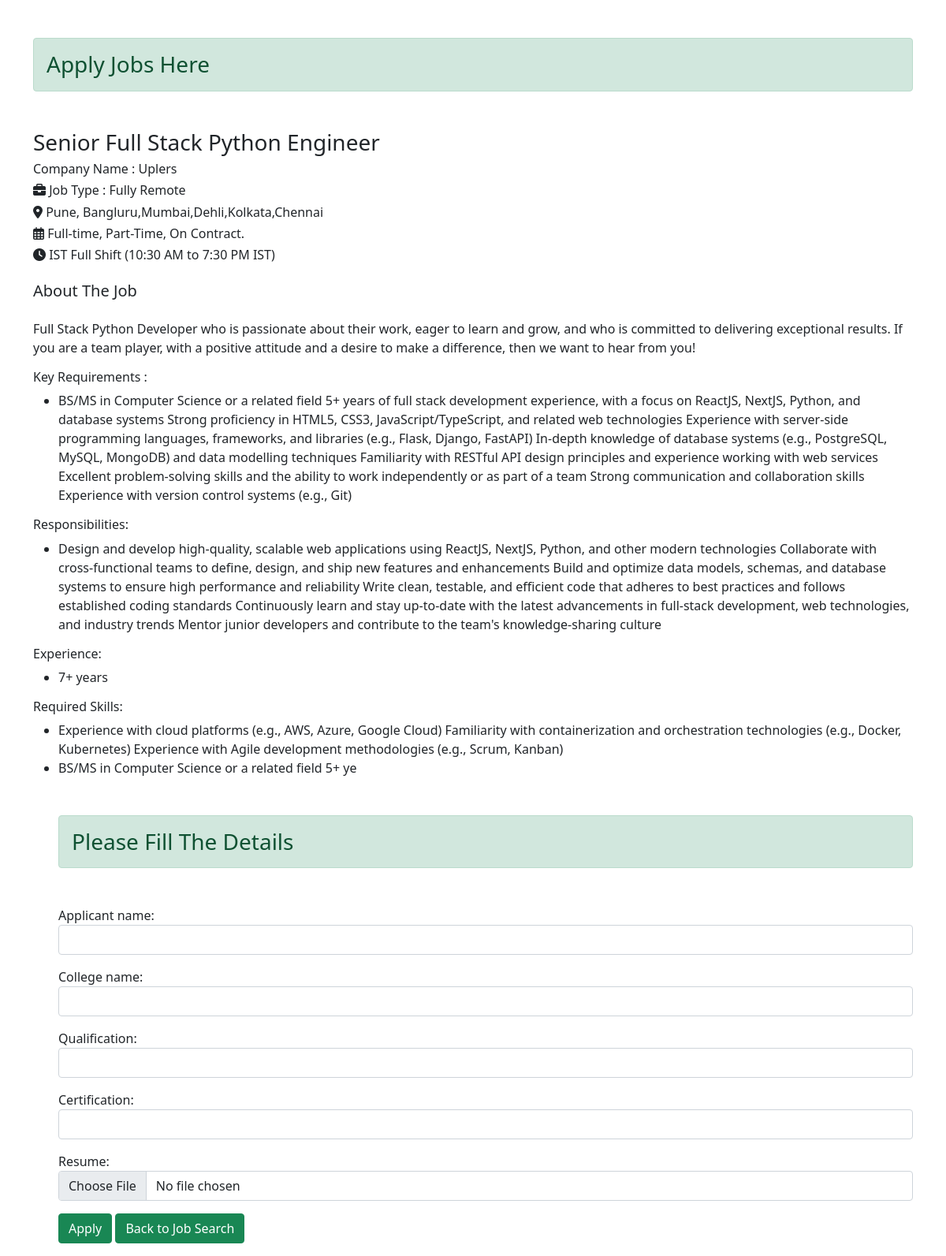
/apply_job/142/, run on the app's committed database.
### app1/models.py (models this page shows, shortened)
class jobPost(models.Model):
    user = models.ForeignKey(User, on_delete=models.CASCADE,null = True)
    job_title = models.CharField(max_length = 50,null = True)
    about_the_job = models.TextField(null=True)
    shift_and_schedule = models.TextField(null=True)
    employment_type = models.TextField(null=True)
    requirements = models.TextField(null=True)
    responsibilities  = models.TextField(null=True)
    experience = models.TextField(null=True)
    technologies = models.TextField(null=True)
    company_name = models.CharField(max_length = 50, null = True)
    date_posted = models.TextField(max_length = 10, null = True)
    salary = models.DecimalField(max_digits = 10, decimal_places = 2, null = True)
    location = models.CharField(max_length = 50,null = True)
    education_required = models.CharField(max_length =50,null = True)
    mode_of_working =  models.CharField(max_length = 50,null = True)
    no_of_positions = models.DecimalField(max_digits = 10, decimal_places = 2, null = True)
    applied_by_users = models.ManyToManyField(User, related_name='applied_jobs', blank=True)

### app1/views.py (the view)
# urls.py: path('apply_job/<int:id>/', views.apply_job, name='apply_job'),
def apply_job(request, id):
    job_post = jobPost.objects.get(pk=id)  # Retrieve the job post with the given 'id'
    user_has_applied = request.user in job_post.applied_by_users.all()
    if request.method == 'POST':
        form = JobApply(request.POST, request.FILES)
        if form.is_valid() and not user_has_applied:
            job_application = form.save(commit=False)
            job_application.user = request.user
            job_application.job_post = job_post
            job_application.save()
            job_post.applied_by_users.add(request.user)
            form = JobApply()  # Clear the form after submission
            return render(request, 'applied.html')
    else:
        form = JobApply()
    context = {
        'job_post': job_post,
        'form': form,
        'user_has_applied': user_has_applied,
    }
    return render(request, 'apply.html', context)

### app1/forms.py
class JobApply(ModelForm):
    class Meta:
        model=jobSearch
        fields =['applicant_name', 'college_name', 'qualification', 'certification','resume']
        widgets = {
            'applicant_name' : forms.TextInput(attrs={'class':'form-control'}),
            'college_name' : forms.TextInput(attrs={'class':'form-control'}),
            'qualification' : forms.TextInput(attrs={'class':'form-control'}),
            'certification' : forms.TextInput(attrs={'class':'form-control'}),
            'resume': forms.ClearableFileInput(attrs={'class': 'form-control'})
        }

### templates/apply.html (shortened to what this page needs)
<!doctype html>
<html lang="en">
  <head>
    <link href="https://cdn.jsdelivr.net/npm/bootstrap@5.0.2/dist/css/bootstrap.min.css" rel="stylesheet">
  </head>
<body>
    <div class="container">
        <h3 class = 'alert alert-success my-5 '>Apply Jobs Here</h3>
        <h3 >{{ job_post.job_title }}</h3>
        <h6 >Company Name : {{ job_post.company_name }}</h6>
        <h6> <i class="fa-solid fa-briefcase"></i> Job Type : {{ job_post.mode_of_working }}</h6>
        <h6><i class="fa-solid fa-location-dot"> </i> {{ job_post.location }}</h6>
        <h6> <i class="fa-regular fa-calendar-days"> </i> {{ job_post.employment_type}} </h6>
        <h6>  <i class="fa-sharp fa-solid fa-clock"></i> {{ job_post.shift_and_schedule}} </h6>
        <h5 class = 'my-4' mx-4>About The Job</h5>
            <p>{{ job_post.about_the_job }}</p>
        <h6>Key Requirements : </h6>
                <ul><li> {{ job_post.requirements}}</li>
                </ul>
        <h6>Responsibilities: </h6>
                <ul><li>
            {{ job_post.responsibilities}}
                </li>
                </ul>
        <h6>Experience: </h6>
                <ul>
                    <li>  {{ job_post.experience}}</li></ul>
        <h6>Required Skills: </h6>
            <ul>
                <li>  {{ job_post.technologies}}</li>
                <li>  {{ job_post.education_required}}</li>
        <h3 class = 'alert alert-success my-5 '>Please Fill The Details</h3>
            <form method="post" enctype="multipart/form-data">
            {{ form.as_p }}
            <button type="submit" class='btn btn-success'  onclick = 'success()'>Apply</button>
            <a href="/job_seeker/" class="btn btn-success">Back to Job Search</a>
        </form>
    </div>
</body>
</html>

### data on the page
jobPost: job_title "Senior Full Stack Python Engineer", company_name "Uplers", mode_of_working "Fully Remote", location "Pune, Bangluru,Mumbai,Dehli,Kolkata,Chennai", employment_type "Full-time, Part-Time, On Contract.", shift_and_schedule "IST Full Shift (10:30 AM to 7:30 PM IST)", about_the_job "Full Stack Python Developer who is passionate about their work, eager to learn and grow, and who is committed to delivering exceptional results. If you are a team player, with a positive attitude and a desire to make a difference, then we want to hear from you!", requirements "BS/MS in Computer Science or a related field 5+ years of full stack development experience, with a focus on ReactJS, NextJS, Python, and database systems Strong proficiency in HTML5, CSS3, JavaScript/TypeScript, and related web technologies Experience with server-side programming languages, frameworks, and libraries (e.g., Flask, Django, FastAPI) In-depth knowledge of database systems (e.g., PostgreSQL, MySQL, MongoDB) and data modelling techniques Familiarity with RESTful API design principles and experience working with web services Excellent problem-solving skills and the ability to work independently or as part of a team Strong communication and collaboration skills Experience with…", responsibilities "Design and develop high-quality, scalable web applications using ReactJS, NextJS, Python, and other modern technologies Collaborate with cross-functional teams to define, design, and ship new features and enhancements Build and optimize data models, schemas, and database systems to ensure high performance and reliability Write clean, testable, and efficient code that adheres to best practices and follows established coding standards Continuously learn and stay up-to-date with the latest advancements in full-stack development, web technologies, and industry trends Mentor junior developers and contribute to the team's knowledge-sharing culture", experience "7+ years", technologies "Experience with cloud platforms (e.g., AWS, Azure, Google Cloud) Familiarity with containerization and orchestration technologies (e.g., Docker, Kubernetes) Experience with Agile development methodologies (e.g., Scrum, Kanban)", education_required "BS/MS in Computer Science or a related field 5+ ye"
